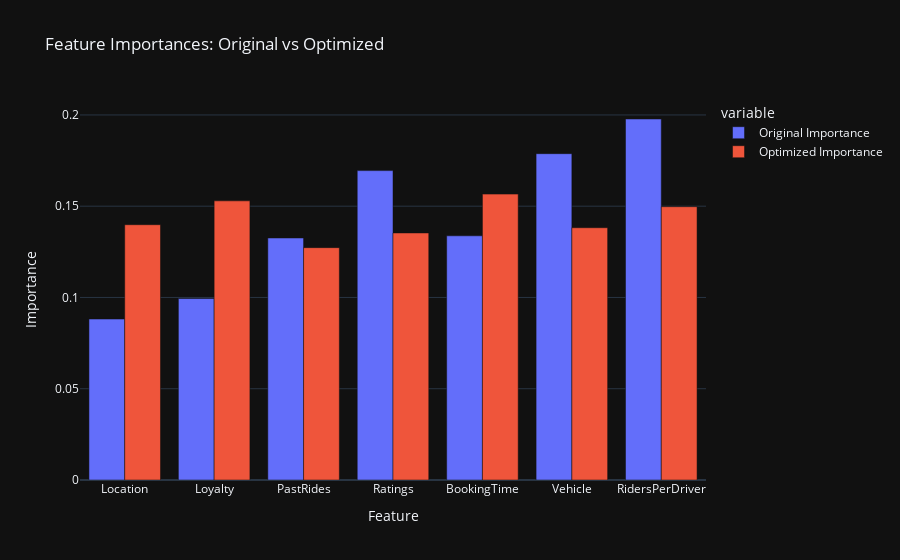

Here is the notebook cell this chart was saved with:
### Code cell
import plotly.express as px
import pandas as pd

# Prepare data for plotting
features = ['Location', 'Loyalty', 'PastRides', 'Ratings', 'BookingTime', 'Vehicle', 'RidersPerDriver']
original_importances = xgb_model.feature_importances_
optimized_importances = xgb_optimal.feature_importances_

# Create a DataFrame for easy plotting
importances_df = pd.DataFrame({
    'Feature': features,
    'Original Importance': original_importances,
    'Optimized Importance': optimized_importances
})

# Plotting using plotly
fig = px.bar(importances_df, x='Feature', y=['Original Importance', 'Optimized Importance'],
             title='Feature Importances: Original vs Optimized',
             labels={'value': 'Importance', 'Feature': 'Feature'},
             barmode='group')

fig.show()

### Figure 1 — Plotly figure (JSON) as saved in the notebook; plotly's stock layout.template omitted (floating-point values rounded to 4 significant figures)
{"data": [{"alignmentgroup": "True", "hovertemplate": "variable=Original Importance<br>Feature=%{x}<br>Importance=%{y}<extra></extra>", "legendgroup": "Original Importance", "marker": {"color": "#636efa", "pattern": {"shape": ""}}, "name": "Original Importance", "offsetgroup": "Original Importance", "orientation": "v", "showlegend": true, "textposition": "auto", "x": ["Location", "Loyalty", "PastRides", "Ratings", "BookingTime", "Vehicle", "RidersPerDriver"], "xaxis": "x", "y": [0.08818, 0.09941, 0.1326, 0.1695, 0.1338, 0.1788, 0.1978], "yaxis": "y", "type": "bar"}, {"alignmentgroup": "True", "hovertemplate": "variable=Optimized Importance<br>Feature=%{x}<br>Importance=%{y}<extra></extra>", "legendgroup": "Optimized Importance", "marker": {"color": "#EF553B", "pattern": {"shape": ""}}, "name": "Optimized Importance", "offsetgroup": "Optimized Importance", "orientation": "v", "showlegend": true, "textposition": "auto", "x": ["Location", "Loyalty", "PastRides", "Ratings", "BookingTime", "Vehicle", "RidersPerDriver"], "xaxis": "x", "y": [0.1399, 0.1529, 0.1273, 0.1353, 0.1566, 0.1382, 0.1497], "yaxis": "y", "type": "bar"}], "layout": {"xaxis": {"anchor": "y", "domain": [0.0, 1.0], "title": {"text": "Feature"}}, "yaxis": {"anchor": "x", "domain": [0.0, 1.0], "title": {"text": "Importance"}}, "legend": {"title": {"text": "variable"}, "tracegroupgap": 0}, "title": {"text": "Feature Importances: Original vs Optimized"}, "barmode": "group"}}
